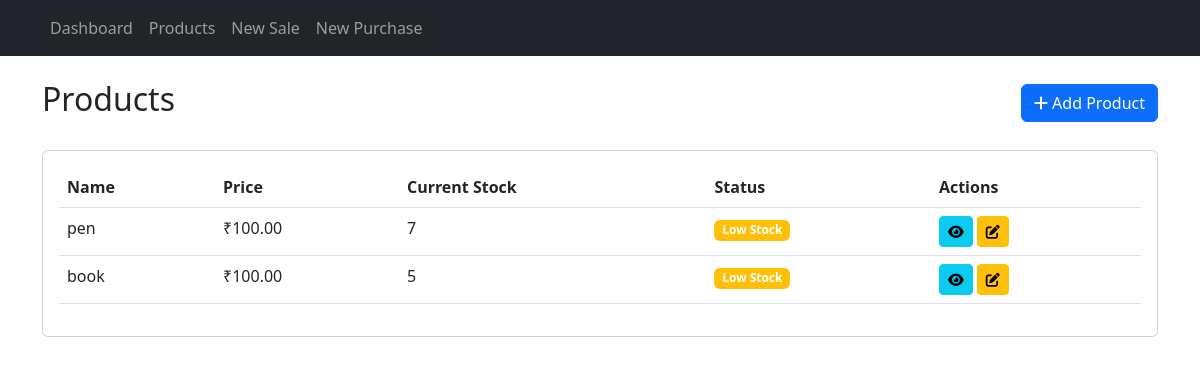
Screenshot of /products/ with the database file from the repository.
### inventory/models.py (models this page shows, shortened)
class Product(models.Model):
    name = models.CharField(max_length=200)
    description = models.TextField(blank=True)
    price = models.DecimalField(max_digits=10, decimal_places=2)
    min_stock_level = models.IntegerField(default=10)
    created_at = models.DateTimeField(auto_now_add=True)
    updated_at = models.DateTimeField(auto_now=True)
    @property
    def current_stock(self):
        return self.stock_set.first().quantity if self.stock_set.exists() else 0
    @property
    def is_low_stock(self):
        return self.current_stock <= self.min_stock_level

class Stock(models.Model):
    product = models.ForeignKey(Product, on_delete=models.CASCADE)
    quantity = models.IntegerField(default=0, validators=[MinValueValidator(0)])
    last_updated = models.DateTimeField(auto_now=True)

### inventory/views.py (the view)
# urls.py: path('products/', views.product_list, name='product_list'),
def product_list(request):
    products = Product.objects.all()
    return render(request, 'inventory/product_list.html', {'products': products})

### inventory/templates/inventory/product_list.html (shortened to what this page needs)
{% extends 'inventory/base.html' %}
{% block content %}
<div class="d-flex justify-content-between align-items-center mb-4">
    <h2>Products</h2>
    <a href="{% url 'product_create' %}" class="btn btn-primary">
        <i class="fas fa-plus"></i> Add Product
    </a>
</div>
<div class="card">
    <div class="card-body">
        <div class="table-responsive">
            <table class="table table-hover">
                <thead>
                    <tr>
                        <th>Name</th>
                        <th>Price</th>
                        <th>Current Stock</th>
                        <th>Status</th>
                        <th>Actions</th>
                    </tr>
                </thead>
                <tbody>
                    {% for product in products %}
                        <tr>
                            <td>{{ product.name }}</td>
                            <td>₹{{ product.price|floatformat:2 }}</td>
                            <td>{{ product.current_stock }}</td>
                            <td>
                                {% if product.is_low_stock %}
                                    <span class="badge bg-warning">Low Stock</span>
                                {% else %}
                                    <span class="badge bg-success">In Stock</span>
                                {% endif %}
                            </td>
                            <td>
                                <a href="{% url 'product_detail' product.pk %}" class="btn btn-sm btn-info">
                                    <i class="fas fa-eye"></i>
                                </a>
                                <a href="{% url 'product_edit' product.pk %}" class="btn btn-sm btn-warning">
                                    <i class="fas fa-edit"></i>
                                </a>
                            </td>
                        </tr>
                    {% empty %}
                        <tr>
                            <td colspan="6" class="text-center">No products found</td>
                        </tr>
                    {% endfor %}
                </tbody>
            </table>
        </div>
    </div>
</div>
{% endblock %}

### rows the page displays
Product: name "pen", price "100.00", current_stock "7", min_stock_level "Low Stock"
Product: name "book", price "100.00", current_stock "5", min_stock_level "Low Stock"
